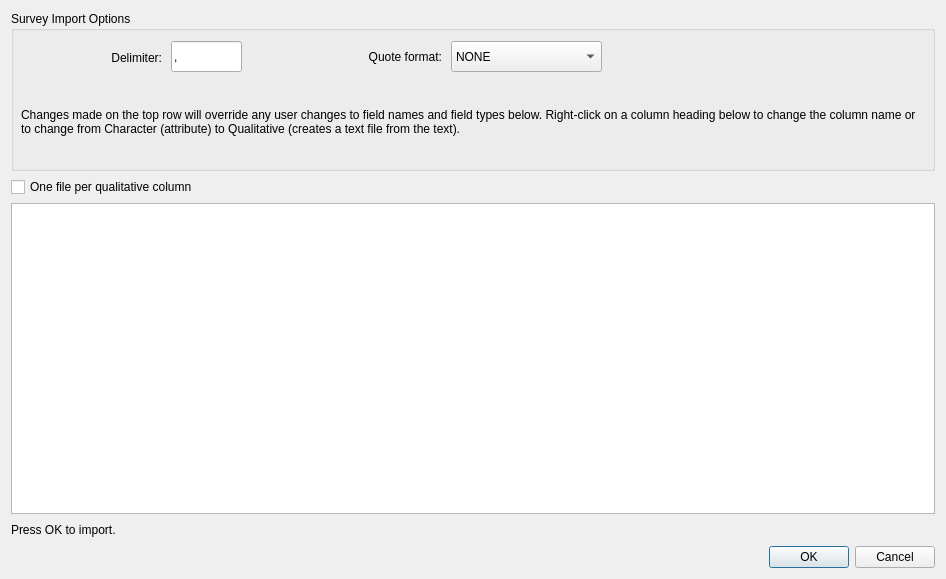
<?xml version="1.0" encoding="UTF-8"?>
<ui version="4.0">
 <class>Dialog_Import</class>
 <widget class="QDialog" name="Dialog_Import">
  <property name="geometry">
   <rect>
    <x>0</x>
    <y>0</y>
    <width>946</width>
    <height>579</height>
   </rect>
  </property>
  <property name="sizePolicy">
   <sizepolicy hsizetype="Preferred" vsizetype="Expanding">
    <horstretch>0</horstretch>
    <verstretch>0</verstretch>
   </sizepolicy>
  </property>
  <property name="windowTitle">
   <string>Import</string>
  </property>
  <layout class="QGridLayout" name="gridLayout">
   <item row="3" column="0">
    <widget class="QGroupBox" name="groupBox">
     <property name="sizePolicy">
      <sizepolicy hsizetype="Preferred" vsizetype="MinimumExpanding">
       <horstretch>0</horstretch>
       <verstretch>0</verstretch>
      </sizepolicy>
     </property>
     <property name="minimumSize">
      <size>
       <width>0</width>
       <height>160</height>
      </size>
     </property>
     <property name="maximumSize">
      <size>
       <width>16777215</width>
       <height>160</height>
      </size>
     </property>
     <property name="title">
      <string>Survey Import Options</string>
     </property>
     <widget class="QLineEdit" name="lineEdit_delimiter">
      <property name="geometry">
       <rect>
        <x>160</x>
        <y>30</y>
        <width>71</width>
        <height>31</height>
       </rect>
      </property>
      <property name="toolTip">
       <string>&lt;html&gt;&lt;head/&gt;&lt;body&gt;&lt;p&gt;&lt;br/&gt;&lt;/p&gt;&lt;/body&gt;&lt;/html&gt;</string>
      </property>
      <property name="text">
       <string>,</string>
      </property>
     </widget>
     <widget class="QLabel" name="label_delimiter">
      <property name="geometry">
       <rect>
        <x>10</x>
        <y>36</y>
        <width>141</width>
        <height>21</height>
       </rect>
      </property>
      <property name="toolTip">
       <string>&lt;html&gt;&lt;head/&gt;&lt;body&gt;&lt;p&gt;Delimiter must be a single character.&lt;/p&gt;&lt;p&gt;Enter 'ta' for 'tab'&lt;/p&gt;&lt;/body&gt;&lt;/html&gt;</string>
      </property>
      <property name="layoutDirection">
       <enum>Qt::LeftToRight</enum>
      </property>
      <property name="text">
       <string>Delimiter:</string>
      </property>
      <property name="alignment">
       <set>Qt::AlignRight|Qt::AlignTrailing|Qt::AlignVCenter</set>
      </property>
     </widget>
     <widget class="QLabel" name="label_quotefmt">
      <property name="geometry">
       <rect>
        <x>240</x>
        <y>30</y>
        <width>191</width>
        <height>31</height>
       </rect>
      </property>
      <property name="text">
       <string>Quote format:</string>
      </property>
      <property name="alignment">
       <set>Qt::AlignRight|Qt::AlignTrailing|Qt::AlignVCenter</set>
      </property>
     </widget>
     <widget class="QComboBox" name="comboBox_quote">
      <property name="geometry">
       <rect>
        <x>440</x>
        <y>30</y>
        <width>151</width>
        <height>31</height>
       </rect>
      </property>
      <property name="toolTip">
       <string>&lt;html&gt;&lt;head/&gt;&lt;body&gt;&lt;p&gt;NONE 123, abc&lt;/p&gt;&lt;p&gt;MINIMAL 123, &amp;quot;abc&amp;quot;&lt;/p&gt;&lt;p&gt;ALL &amp;quot;123&amp;quot;, &amp;quot;abc&amp;quot;&lt;/p&gt;&lt;p&gt;&lt;br/&gt;&lt;/p&gt;&lt;/body&gt;&lt;/html&gt;</string>
      </property>
      <item>
       <property name="text">
        <string>NONE</string>
       </property>
      </item>
      <item>
       <property name="text">
        <string>MINIMAL</string>
       </property>
      </item>
      <item>
       <property name="text">
        <string>ALL</string>
       </property>
      </item>
     </widget>
     <widget class="QLabel" name="label_information">
      <property name="geometry">
       <rect>
        <x>10</x>
        <y>70</y>
        <width>901</width>
        <height>81</height>
       </rect>
      </property>
      <property name="text">
       <string>Changes made on the top row will override any user changes to field names and field types below. Right-click on a column heading below to change the column name or to change from Character (attribute) to Qualitative (creates a text file from the text).</string>
      </property>
      <property name="wordWrap">
       <bool>true</bool>
      </property>
     </widget>
    </widget>
   </item>
   <item row="7" column="0">
    <widget class="QDialogButtonBox" name="buttonBox">
     <property name="orientation">
      <enum>Qt::Horizontal</enum>
     </property>
     <property name="standardButtons">
      <set>QDialogButtonBox::Cancel|QDialogButtonBox::Ok</set>
     </property>
    </widget>
   </item>
   <item row="6" column="0">
    <widget class="QLabel" name="label_msg">
     <property name="minimumSize">
      <size>
       <width>0</width>
       <height>20</height>
      </size>
     </property>
     <property name="maximumSize">
      <size>
       <width>16777215</width>
       <height>20</height>
      </size>
     </property>
     <property name="text">
      <string>Press OK to import.</string>
     </property>
    </widget>
   </item>
   <item row="5" column="0">
    <widget class="QTableWidget" name="tableWidget">
     <property name="sizePolicy">
      <sizepolicy hsizetype="Expanding" vsizetype="Expanding">
       <horstretch>0</horstretch>
       <verstretch>0</verstretch>
      </sizepolicy>
     </property>
    </widget>
   </item>
   <item row="4" column="0">
    <widget class="QCheckBox" name="checkBox_collate">
     <property name="toolTip">
      <string>&lt;html&gt;&lt;head/&gt;&lt;body&gt;&lt;p&gt;If checked: All the rows of a qualitative column will be collated into one text file.&lt;/p&gt;&lt;p&gt;If unchecked: Each qualitative answer will be an individual text file within the database.&lt;/p&gt;&lt;/body&gt;&lt;/html&gt;</string>
     </property>
     <property name="text">
      <string>One file per qualitative column</string>
     </property>
     <property name="checked">
      <bool>false</bool>
     </property>
    </widget>
   </item>
  </layout>
 </widget>
 <tabstops>
  <tabstop>lineEdit_delimiter</tabstop>
  <tabstop>comboBox_quote</tabstop>
  <tabstop>tableWidget</tabstop>
  <tabstop>buttonBox</tabstop>
 </tabstops>
 <resources/>
 <connections>
  <connection>
   <sender>buttonBox</sender>
   <signal>accepted()</signal>
   <receiver>Dialog_Import</receiver>
   <slot>accept()</slot>
   <hints>
    <hint type="sourcelabel">
     <x>248</x>
     <y>254</y>
    </hint>
    <hint type="destinationlabel">
     <x>157</x>
     <y>274</y>
    </hint>
   </hints>
  </connection>
  <connection>
   <sender>buttonBox</sender>
   <signal>rejected()</signal>
   <receiver>Dialog_Import</receiver>
   <slot>reject()</slot>
   <hints>
    <hint type="sourcelabel">
     <x>316</x>
     <y>260</y>
    </hint>
    <hint type="destinationlabel">
     <x>286</x>
     <y>274</y>
    </hint>
   </hints>
  </connection>
 </connections>
</ui>
